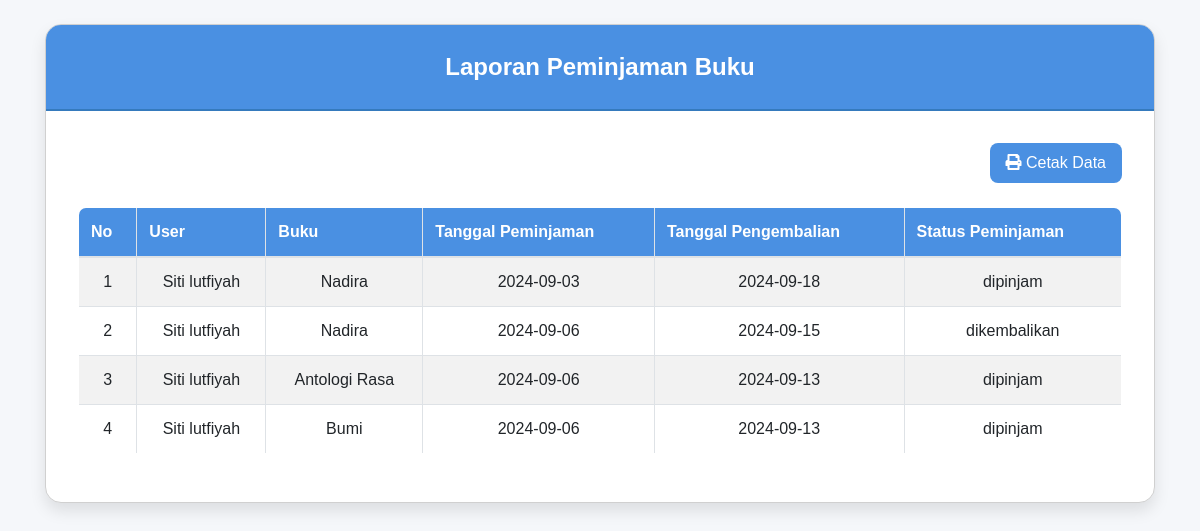
The app's page /laporan.php with its own data.
### tables this page shows
CREATE TABLE `peminjaman` (
  `id_peminjaman` int(11) NOT NULL,
  `id_user` int(11) DEFAULT NULL,
  `id_buku` int(11) DEFAULT NULL,
  `tanggal_peminjaman` varchar(255) DEFAULT NULL,
  `tanggal_pengembalian` varchar(255) DEFAULT NULL,
  `status_peminjaman` enum('dipinjam','dikembalikan') DEFAULT NULL
);

CREATE TABLE `user` (
  `id_user` int(11) NOT NULL,
  `nama` varchar(255) DEFAULT NULL,
  `username` varchar(255) DEFAULT NULL,
  `password` varchar(255) DEFAULT NULL,
  `email` varchar(255) DEFAULT NULL,
  `alamat` text DEFAULT NULL,
  `no_telepon` varchar(255) DEFAULT NULL,
  `level` enum('admin','petugas','peminjam') DEFAULT NULL
);

CREATE TABLE `buku` (
  `id_buku` int(11) NOT NULL,
  `id_kategori` int(11) DEFAULT NULL,
  `judul` varchar(255) DEFAULT NULL,
  `penulis` varchar(255) DEFAULT NULL,
  `penerbit` varchar(255) DEFAULT NULL,
  `tahun_terbit` varchar(255) DEFAULT NULL,
  `deskripsi` text DEFAULT NULL
);

### laporan.php (the view, shortened to what this page needs)
<!DOCTYPE html>
<html lang="en">
<head>
    <link rel="stylesheet" href="https://stackpath.bootstrapcdn.com/bootstrap/4.5.2/css/bootstrap.min.css">
    <link rel="stylesheet" href="https://cdnjs.cloudflare.com/ajax/libs/font-awesome/5.15.4/css/all.min.css">
</head>
<body>
    <div class="container mt-4">
        <div class="card">
            <div class="card-header">
                Laporan Peminjaman Buku
            </div>
            <div class="card-body">
                <div class="row mb-4">
                    <div class="col-md-12 text-right">
                        <a href="cetak.php" target="_blank" class="btn btn-primary"><i class="fa fa-print"></i> Cetak Data</a>
                    </div>
                </div>
                <table class="table table-striped table-bordered" id="dataTable">
                    <thead>
                        <tr>
                            <th>No</th>
                            <th>User</th>
                            <th>Buku</th>
                            <th>Tanggal Peminjaman</th>
                            <th>Tanggal Pengembalian</th>
                            <th>Status Peminjaman</th>
                        </tr>
                    </thead>
                    <tbody>
                        <?php
                        $i = 1;
                        $query = mysqli_query($koneksi, "SELECT * FROM peminjaman
                                                        LEFT JOIN user ON user.id_user = peminjaman.id_user
                                                        LEFT JOIN buku ON buku.id_buku = peminjaman.id_buku");
                        while ($data = mysqli_fetch_array($query)) {
                        ?>
                            <tr>
                                <td><?php echo $i++; ?></td>
                                <td><?php echo htmlspecialchars($data['nama']); ?></td>
                                <td><?php echo htmlspecialchars($data['judul']); ?></td>
                                <td><?php echo htmlspecialchars($data['tanggal_peminjaman']); ?></td>
                                <td><?php echo htmlspecialchars($data['tanggal_pengembalian']); ?></td>
                                <td><?php echo htmlspecialchars($data['status_peminjaman']); ?></td>
                            </tr>
                        <?php
                        }
                        ?>
                    </tbody>
                </table>
            </div>
        </div>
    </div>
</body>
</html>

### laporan.php (style rules this page uses)
body { background-color: #f5f7fa; font-family: 'Arial', sans-serif; }
.card { border-radius: 1rem; border: 1px solid #d0d0d0; box-shadow: 0 8px 16px rgba(0, 0, 0, 0.1); overflow: hidden; }
.card-header { background-color: #4a90e2; color: white; padding: 1.5rem; text-align: center; font-size: 1.5rem; font-weight: bold; border-bottom: 2px solid #357abd; }
.card-body { padding: 2rem; }
.btn-primary { border-radius: 0.5rem; font-size: 1rem; padding: 0.5rem 1rem; transition: all 0.3s ease; background-color: #4a90e2; border: none; }
table { margin-top: 1rem; background-color: white; border-radius: 0.5rem; overflow: hidden; }
table thead { background-color: #4a90e2; color: white; }
table thead th { padding: 1rem; }
table tbody tr { transition: background-color 0.3s ease; }
table tbody td { text-align: center; vertical-align: middle; padding: 1rem; }

### records on screen
peminjaman: id_user.nama "Siti lutfiyah", id_buku.judul "Nadira", tanggal_peminjaman "2024-09-03", tanggal_pengembalian "2024-09-18", status_peminjaman "dipinjam"
peminjaman: id_user.nama "Siti lutfiyah", id_buku.judul "Nadira", tanggal_peminjaman "2024-09-06", tanggal_pengembalian "2024-09-15", status_peminjaman "dikembalikan"
peminjaman: id_user.nama "Siti lutfiyah", id_buku.judul "Antologi Rasa", tanggal_peminjaman "2024-09-06", tanggal_pengembalian "2024-09-13", status_peminjaman "dipinjam"
peminjaman: id_user.nama "Siti lutfiyah", id_buku.judul "Bumi", tanggal_peminjaman "2024-09-06", tanggal_pengembalian "2024-09-13", status_peminjaman "dipinjam"
